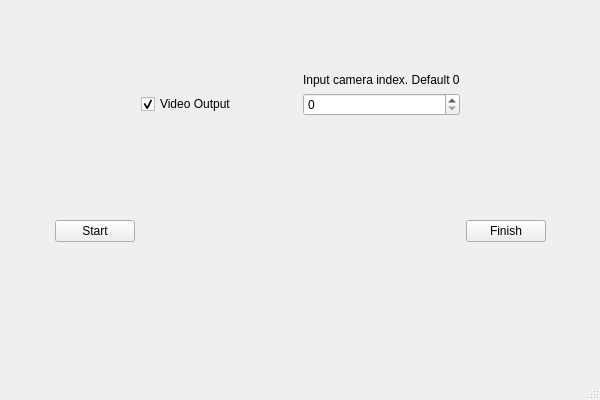
<?xml version="1.0" encoding="UTF-8"?>
<ui version="4.0">
 <class>MainWindow</class>
 <widget class="QMainWindow" name="MainWindow">
  <property name="geometry">
   <rect>
    <x>0</x>
    <y>0</y>
    <width>600</width>
    <height>400</height>
   </rect>
  </property>
  <property name="windowTitle">
   <string>MainWindow</string>
  </property>
  <property name="styleSheet">
   <string notr="true">background-image: url(gui/image/background.jpg)</string>
  </property>
  <widget class="QWidget" name="centralwidget">
   <widget class="QWidget" name="gridLayoutWidget">
    <property name="geometry">
     <rect>
      <x>0</x>
      <y>0</y>
      <width>601</width>
      <height>361</height>
     </rect>
    </property>
    <layout class="QGridLayout" name="gridLayout">
     <item row="2" column="0">
      <spacer name="horizontalSpacer">
       <property name="orientation">
        <enum>Qt::Horizontal</enum>
       </property>
       <property name="sizeHint" stdset="0">
        <size>
         <width>40</width>
         <height>20</height>
        </size>
       </property>
      </spacer>
     </item>
     <item row="4" column="5">
      <widget class="QPushButton" name="FinishButton">
       <property name="text">
        <string>Finish</string>
       </property>
      </widget>
     </item>
     <item row="4" column="4">
      <spacer name="verticalSpacer_2">
       <property name="orientation">
        <enum>Qt::Vertical</enum>
       </property>
       <property name="sizeHint" stdset="0">
        <size>
         <width>20</width>
         <height>40</height>
        </size>
       </property>
      </spacer>
     </item>
     <item row="2" column="7">
      <spacer name="horizontalSpacer_2">
       <property name="orientation">
        <enum>Qt::Horizontal</enum>
       </property>
       <property name="sizeHint" stdset="0">
        <size>
         <width>40</width>
         <height>20</height>
        </size>
       </property>
      </spacer>
     </item>
     <item row="3" column="3">
      <spacer name="verticalSpacer_4">
       <property name="orientation">
        <enum>Qt::Vertical</enum>
       </property>
       <property name="sizeHint" stdset="0">
        <size>
         <width>20</width>
         <height>40</height>
        </size>
       </property>
      </spacer>
     </item>
     <item row="4" column="1">
      <widget class="QPushButton" name="StartButton">
       <property name="text">
        <string>Start</string>
       </property>
      </widget>
     </item>
     <item row="4" column="2">
      <spacer name="verticalSpacer">
       <property name="orientation">
        <enum>Qt::Vertical</enum>
       </property>
       <property name="sizeHint" stdset="0">
        <size>
         <width>20</width>
         <height>40</height>
        </size>
       </property>
      </spacer>
     </item>
     <item row="2" column="2">
      <widget class="QCheckBox" name="videoChecker">
       <property name="text">
        <string>Video Output</string>
       </property>
       <property name="checked">
        <bool>true</bool>
       </property>
       <property name="tristate">
        <bool>false</bool>
       </property>
      </widget>
     </item>
     <item row="0" column="3">
      <spacer name="verticalSpacer_3">
       <property name="orientation">
        <enum>Qt::Vertical</enum>
       </property>
       <property name="sizeHint" stdset="0">
        <size>
         <width>20</width>
         <height>40</height>
        </size>
       </property>
      </spacer>
     </item>
     <item row="4" column="3">
      <widget class="QLabel" name="WorkText">
       <property name="text">
        <string/>
       </property>
      </widget>
     </item>
     <item row="6" column="3">
      <spacer name="horizontalSpacer_3">
       <property name="orientation">
        <enum>Qt::Horizontal</enum>
       </property>
       <property name="sizeHint" stdset="0">
        <size>
         <width>40</width>
         <height>20</height>
        </size>
       </property>
      </spacer>
     </item>
     <item row="5" column="3">
      <spacer name="verticalSpacer_5">
       <property name="orientation">
        <enum>Qt::Vertical</enum>
       </property>
       <property name="sizeHint" stdset="0">
        <size>
         <width>20</width>
         <height>40</height>
        </size>
       </property>
      </spacer>
     </item>
     <item row="1" column="4">
      <widget class="QLabel" name="CamerIndexText">
       <property name="text">
        <string>Input camera index. Default 0</string>
       </property>
      </widget>
     </item>
     <item row="2" column="4">
      <widget class="QSpinBox" name="CameraIndex"/>
     </item>
    </layout>
   </widget>
  </widget>
  <widget class="QMenuBar" name="menubar">
   <property name="geometry">
    <rect>
     <x>0</x>
     <y>0</y>
     <width>600</width>
     <height>21</height>
    </rect>
   </property>
  </widget>
  <widget class="QStatusBar" name="statusbar"/>
 </widget>
 <resources/>
 <connections/>
</ui>
